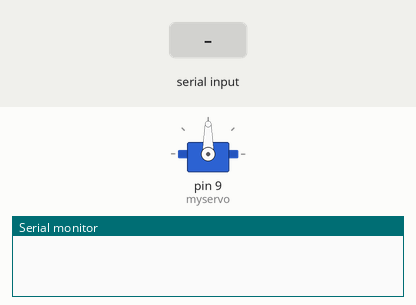
Bench run of a sketch on a simulated Arduino Uno, built with avr-gcc and run on an emulated ATmega328P. Shown: servo, the last lines printed to the serial monitor. The test bench sets the inputs (shaded band).

Above: at 1.2 s.
1.3 s: "TO" received over Serial
At 1.75 s:
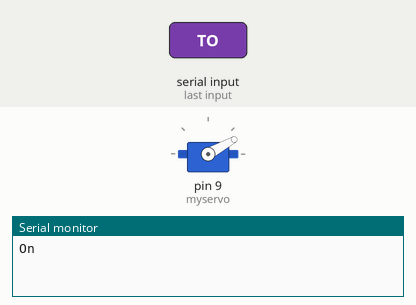
4.3 s: "TF" received over Serial
At 4.46 s:
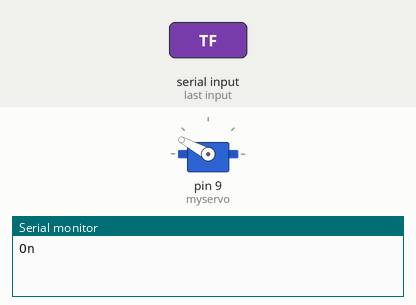
At 7.9 s:
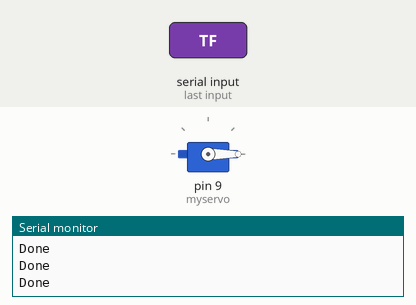
Timing chart, 0 to 9.4 s (numbered marks = the images above; inputs shaded):
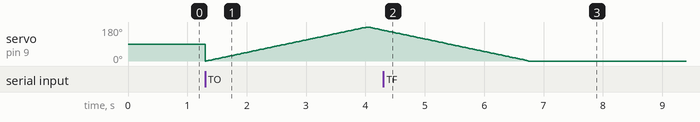

Measured:
- after the input at 4.3 s, servo on pin 9 (myservo): goes on until 6.7 s, then stays 0°

The sketch:

Sprayer.ino
```cpp
#include<SoftwareSerial.h>
#include<Servo.h>
Servo myservo;
char ch,command;
int pos=0;
SoftwareSerial BT(0,1);
String string;


void setup()
{
  Serial.begin(9600);
  myservo.attach(9);


}

void loop()
{
 /* if(Serial.available())
  {
    ch=Serial.read();
    if(ch=='m')
    {
      myservo.attach(9);
      Serial.println("On");
      for(pos=0;pos<=180;pos+=1)
      {
        myservo.write(pos);
        delay(15);
      }
      for(pos=180;pos>=0;pos-=1)
      {
        myservo.write(pos);
        delay(15);
      }
      myservo.detach();


    }
    else
    {
      myservo.detach();
     Serial.println("Done");
    }

  }*/
   if (Serial.available() > 0)
    {string = "";}

    while(Serial.available() > 0)
    {
      command = ((byte)Serial.read());

      if(command == ':')
      {
        break;
      }

      else
      {
        string += command;
      }

      delay(1);
    }
    if(string == "TO")
    {
      myservo.attach(9);
      Serial.println("On");
      for(pos=0;pos<=180;pos+=1)
      {
        myservo.write(pos);
        delay(15);
      }
      for(pos=180;pos>=0;pos-=1)
      {
        myservo.write(pos);
        delay(15);
      }
      myservo.detach();
    }
    if(string=="TF")
    {
       myservo.detach();
     Serial.println("Done");

    }


}
```
